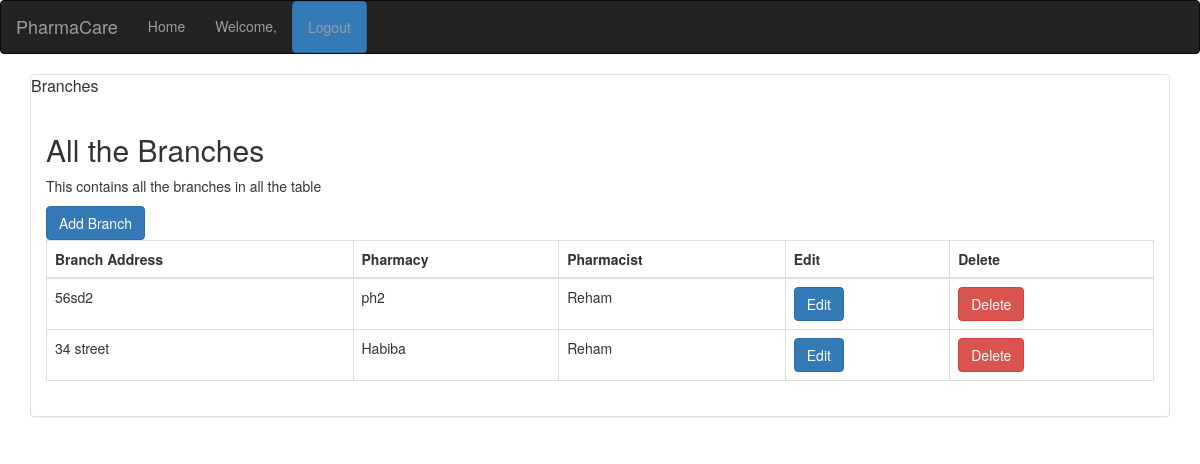
The app's page /WebApplication/branches.php with its own data.
### tables this page shows
CREATE TABLE `Branch` (
  `id` int(11) NOT NULL,
  `branchAddress` varchar(250) NOT NULL,
  `pharmacyID` int(11) NOT NULL,
  `userID` int(11) NOT NULL
);

CREATE TABLE `Pharmacy` (
  `id` int(11) NOT NULL,
  `pharmacyName` varchar(255) NOT NULL
);

CREATE TABLE `User` (
  `id` int(11) NOT NULL,
  `name` varchar(255) NOT NULL,
  `email` varchar(255) NOT NULL,
  `password` varchar(255) NOT NULL,
  `userType` enum('admin','pharmacist','normal','dr') NOT NULL
);

### WebApplication/src/Connection.php (called while the page is built, shortened)
<?php
class Connection {
    public $conn;
    function __construct()
    {
        $servername = "localhost";
        $username = "root";
        $dbname = "id5646880_pharmacare";
        $password = "dotdev";
        $this -> conn = new mysqli($servername, $username, $password, $dbname);
    }
    public function getConnection(){
        return $this -> conn;
    }
}

### WebApplication/src/BranchManagement.php (called while the page is built, shortened)
<?php
include_once "Connection.php";
class BranchManagement{
    private $conn;
    function __construct()
    {
        $obj = new Connection();
        $this -> conn = $obj -> getConnection();
    }
    function index(){
        $res = $this -> conn -> query(addslashes("SELECT * FROM Branch"));
        $Branchs = array();
        $i = 0;
        while($med = $res -> fetch_assoc()){
            $Branchs[$i] = new Branch();
            $Branchs[$i] -> id = $med['id'];
            $Branchs[$i] -> branchAddress = $med['branchAddress'];
            $Branchs[$i] -> pharmacyID = $med['pharmacyID'];
            $Branchs[$i] -> userID = $med['userID'];
            $i++;
        }
        return $Branchs;
    }
}

### WebApplication/src/PharmacyManagement.php (called while the page is built, shortened)
<?php
include_once "Connection.php";
class PharmacyManagement{
    private $conn;
    function __construct()
    {
        $obj = new Connection();
        $this -> conn = $obj -> getConnection();
    }
    function show($id){
        $Pharmacy = new Pharmacy();
        $med = $this -> conn -> query("SELECT * FROM Pharmacy WHERE id={$id}");
        $res = $med -> fetch_assoc();
        $Pharmacy -> id = $res['id'];
        $Pharmacy -> pharmacyName = $res['pharmacyName'];
        return $Pharmacy;
    }
}

### WebApplication/src/UserManagement.php (called while the page is built, shortened)
<?php
include_once "Connection.php";
class UserManagement{
    private $conn;
    function __construct()
    {
        $obj = new Connection();
        $this -> conn = $obj -> getConnection();
    }
    function show($id){
        $res = $this -> conn -> query("SELECT * FROM User WHERE id={$id}");
        $med = $res -> fetch_assoc();
        $user = new User();
        $user -> name = $med['name'];
        return $user;
    }
}

### WebApplication/branches.php (the view, shortened to what this page needs)
<!DOCTYPE html>
<?php
include "src/UserManagement.php";
include "src/BranchManagement.php";
include "src/PharmacyManagement.php";
?>
<html>
  <head>
    <link rel="stylesheet" href="css/bootstrap.min.css">
  </head>
  <body>
    <nav class="navbar navbar-inverse">
  <div class="container-fluid">
    <div class="navbar-header">
      <a class="navbar-brand" href="#">PharmaCare</a>
    </div>
      <ul class="nav navbar-nav">
          <li ><a href="home.php">Home</a></li>
          <li><a href="home.php">Welcome, <?php echo $_SESSION['name'];?></a></li>
          <li><a class="btn btn-primary" href="logout.php">Logout</a></li>
      </ul>
  </div>
</nav>
<div class="container">
  <div class="panel panel-default">
    <div class="panel-title">
       Branches
    </div>
    <div class="panel-body">
      <h2>All the Branches</h2>
      <p>This contains all the branches in all the table</p>
      <a href="addBranch.php" class="btn btn-primary">Add Branch</a>
      <table class="table table-bordered">
        <thead>
          <tr>
            <th>Branch Address</th>
            <th>Pharmacy</th>
            <th>Pharmacist</th>
            <th>Edit</th>
            <th>Delete</th>
          </tr>
        </thead>
        <tbody>
        <?php
        $bc = new BranchManagement();
        $branches = $bc -> index();
        foreach ($branches as $branch) {
            $uc = new UserManagement();
            $user = $uc->show($branch->userID);
            $pc = new PharmacyManagement();
            $pharmacy = $pc->show($branch -> pharmacyID);
            ?>
            <tr>
                <td><?php echo $branch -> branchAddress?></td>
                <td><?php echo $pharmacy -> pharmacyName?></td>
                <td><?php echo $user -> name ?></td>
                <td><a href="editBranch.php" class="btn btn-primary">Edit</a></td>
                <td><a href="action/deleteBranch.php?id=<?php echo $branch -> id ?>" class="btn btn-danger">Delete</a></td>
            </tr>
            <?php
        }
        ?>
        </tbody>
      </table>
    </div>
  </div>
</div>
  </body>
</html>

### records on screen
branch: branchAddress "56sd2", pharmacyID.pharmacyName "ph2", userID.name "Reham"
branch: branchAddress "34 street", pharmacyID.pharmacyName "Habiba", userID.name "Reham"
